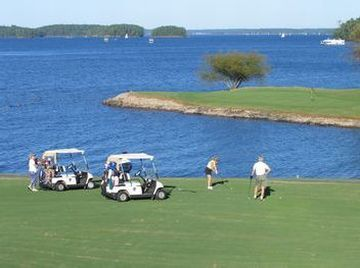
#> input picture csc320/inpainting/code/test_images/golf.jpg, 360 x 268 px
$ python a2_headless.py --source-image-path ../../../inpainting/code/test_images/golf.jpg --source-line-path ../../../inpainting/code/test_images/input-color.jpg --destination-line-path out.png
#> lines starting #> are read from the running program, lines starting #| are printed output that depends on the picture
### csc320/morphing/viscomp/ops/image.py
# CSC320 Fall 2024
# Assignment 1
# (c) Kyros Kutulakos, Towaki Takikawa, Robin Swanson, Esther Lin
#
# UPLOADING THIS CODE TO GITHUB OR OTHER CODE-SHARING SITES IS
# STRICTLY FORBIDDEN.
#
# DISTRIBUTION OF THIS CODE ANY FORM (ELECTRONIC OR OTHERWISE,
# AS-IS, MODIFIED OR IN PART), WITHOUT PRIOR WRITTEN AUTHORIZATION
# BY KYROS KUTULAKOS IS STRICTLY FORBIDDEN. VIOLATION OF THIS
# POLICY WILL BE CONSIDERED AN ACT OF ACADEMIC DISHONESTY.
#
# THE ABOVE STATEMENTS MUST ACCOMPANY ALL VERSIONS OF THIS CODE,
# WHETHER ORIGINAL OR MODIFIED.

import os
import numpy as np
import sys
from PIL import Image


def read_image(path):
    """Loads an image as a Numpy array.

    Args:
        path (str): Path to the image.

    Returns:
        (np.ndarray): [H, W, 4] image. Normalized to [0.0, 1.0].
    """
    if not os.path.exists(path):
        print(f"The path {path} does not exist!")
        sys.exit(0)
    image = np.array(Image.open(path))
#> image is the input picture: shape (268, 360, 3); mean R, G, B 112.8, 144.7, 152
    image = image.astype(np.float32) / 255.0

    # If the image contains no alpha channel, concatenate an alpha channel.
    if image.shape[-1] == 3:
        image = np.concatenate([image, np.ones_like(image[..., 0:1])], axis=-1)
#> image: shape (268, 360, 4) float32
    return image


# [67 lines left out: functions write_image, create_coordinates, normalize_coordinates, unnormalize_coordinates, not called in this run]

### csc320/morphing/viscomp/config_parser.py
# CSC320 Fall 2024
# Assignment 1
# (c) Kyros Kutulakos, Towaki Takikawa, Robin Swanson, Esther Lin
#
# UPLOADING THIS CODE TO GITHUB OR OTHER CODE-SHARING SITES IS
# STRICTLY FORBIDDEN.
#
# DISTRIBUTION OF THIS CODE ANY FORM (ELECTRONIC OR OTHERWISE,
# AS-IS, MODIFIED OR IN PART), WITHOUT PRIOR WRITTEN AUTHORIZATION
# BY KYROS KUTULAKOS IS STRICTLY FORBIDDEN. VIOLATION OF THIS
# POLICY WILL BE CONSIDERED AN ACT OF ACADEMIC DISHONESTY.
#
# THE ABOVE STATEMENTS MUST ACCOMPANY ALL VERSIONS OF THIS CODE,
# WHETHER ORIGINAL OR MODIFIED.

import argparse


def parse_options():
    parser = argparse.ArgumentParser(description="ArgumentParser for CSC320")
    base_group = parser.add_argument_group("base")
    return parser

### csc320/morphing/viscomp/ops/csv.py
# CSC320 Fall 2024
# Assignment 1
# (c) Kyros Kutulakos, Towaki Takikawa, Robin Swanson, Esther Lin
#
# UPLOADING THIS CODE TO GITHUB OR OTHER CODE-SHARING SITES IS
# STRICTLY FORBIDDEN.
#
# DISTRIBUTION OF THIS CODE ANY FORM (ELECTRONIC OR OTHERWISE,
# AS-IS, MODIFIED OR IN PART), WITHOUT PRIOR WRITTEN AUTHORIZATION
# BY KYROS KUTULAKOS IS STRICTLY FORBIDDEN. VIOLATION OF THIS
# POLICY WILL BE CONSIDERED AN ACT OF ACADEMIC DISHONESTY.
#
# THE ABOVE STATEMENTS MUST ACCOMPANY ALL VERSIONS OF THIS CODE,
# WHETHER ORIGINAL OR MODIFIED.

import os
import numpy as np
import pandas as pd
import sys


# [10 lines left out: function write_csv, not called in this run]


def load_csv(path):
    """Loads a path to a csv file with a numpy matrix.

    Args:
        path (str): Path to a CSV file.

    Returns:
        (np.array): The csv file as a numpy matrix.
    """
    if not os.path.exists(path):
        print(f"Path {path} does not exist!")
        sys.exit(0)
    arr = pd.read_csv(path, header=None).to_numpy()
    return arr

### csc320/morphing/app/a2/a2_headless.py
# CSC320 Fall 2024
# Assignment 2
# (c) Kyros Kutulakos, Towaki Takikawa, Robin Swanson, Esther Lin
#
# UPLOADING THIS CODE TO GITHUB OR OTHER CODE-SHARING SITES IS
# STRICTLY FORBIDDEN.
#
# DISTRIBUTION OF THIS CODE ANY FORM (ELECTRONIC OR OTHERWISE,
# AS-IS, MODIFIED OR IN PART), WITHOUT PRIOR WRITTEN AUTHORIZATION
# BY KYROS KUTULAKOS IS STRICTLY FORBIDDEN. VIOLATION OF THIS
# POLICY WILL BE CONSIDERED AN ACT OF ACADEMIC DISHONESTY.
#
# THE ABOVE STATEMENTS MUST ACCOMPANY ALL VERSIONS OF THIS CODE,
# WHETHER ORIGINAL OR MODIFIED.

import os
import sys
import numpy as np
import pandas as pd
import cv2
import tqdm
import viscomp
import viscomp.ops.image as img_ops
import viscomp.ops.csv as csv_ops

if __name__ == "__main__":
    parser = viscomp.parse_options()
    app_group = parser.add_argument_group("app")
    app_group.add_argument(
        "--source-image-path",
        type=str,
        required=True,
        help="Path to the source image to use for the assignment.",
    )
    app_group.add_argument(
        "--destination-image-path",
        type=str,
        help="Path to the destination image to use for the assignment."
        " If this image is provided, the app will enter interpolation mode where the"
        " goal is to interpolate between the two images.",
    )
    app_group.add_argument(
        "--verbose",
        action="store_true",
        help="Set this to print out more debug outputs",
    )
    app_group.add_argument(
        "--param-a",
        type=float,
        default=1e-3,
        help="The a parameter from the Beier-Neely paper.",
    )
    app_group.add_argument(
        "--param-b",
        type=float,
        default=1.6,
        help="The b parameter from the Beier-Neely paper.",
    )
    app_group.add_argument(
        "--param-p",
        type=float,
        default=0.5,
        help="The p parameter from the Beier-Neely paper.",
    )
    app_group.add_argument(
        "--param-t",
        type=float,
        default=1.0,
        help="The t parameter for interpolating between two images.",
    )
    app_group.add_argument(
        "--output-path",
        type=str,
        default="results",
        help="Path to folder to export output image and csv files for the morph lines drawn on the images.",
    )
    app_group.add_argument(
        "--source-line-path",
        type=str,
        required=True,
        help="Path to csv file to import preset left morph lines.",
    )
    app_group.add_argument(
        "--destination-line-path",
        type=str,
        required=True,
        help="Path to csv file to import preset right morph lines.",
    )
    app_group.add_argument(
        "--supersampling", type=int, default=1, help="The patch size for supersampling."
    )
    app_group.add_argument(
        "--vectorize", action="store_true", help="Set this to enable vectorization."
    )
    app_group.add_argument(
        "--reference-solution",
        action="store_true",
        help="Set this to use the precompiled binary to run the reference solution.",
    )
    app_group.add_argument(
        "--bilinear",
        action="store_true",
        help="Set this to enable bilinear interpolation.",
    )
    app_group.add_argument(
        "--debug-grid",
        action="store_true",
        help="Set this to draw a grid to debug morphing.",
    )
    app_group.add_argument(
        "--num-frames",
        type=int,
        default=1,
        help="The number of frames to output for interpolation.",
    )

    args = parser.parse_args()
    if args.reference_solution:
        import sourcedefender
        import viscomp.binaries as algos
    else:
        import viscomp.algos as algos

    source_image = np.flip(img_ops.read_image(args.source_image_path), 0)
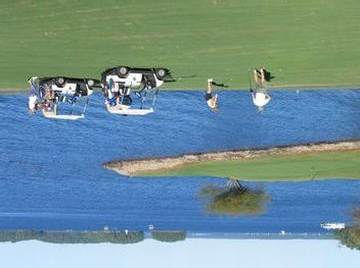
#> source_image: shape (268, 360, 4) float32; mean of channels 0, 1, 2, 3 0.443, 0.567, 0.596, 1; drawn as R, G, B
    if not args.destination_image_path:
        destination_image = np.zeros_like(source_image)
        print(f"Running algorithm on {os.path.abspath(args.source_image_path)}...")
    else:
        destination_image = np.flip(img_ops.read_image(args.destination_image_path), 0)
        if (
            destination_image.shape[0] != source_image.shape[0]
            or destination_image.shape[1] != destination_image.shape[1]
        ):
            print(
                "The source image dimensions should match the destination image dimensions."
                f" Got {source_image.shape} and {destination_image.shape}."
            )
            sys.exit(0)
        print(
            f"Running algorithm on {os.path.abspath(args.source_image_path)} "
            f"and {os.path.abspath(args.destination_image_path)}..."
        )

    if args.debug_grid:
        hi, wi = source_image.shape[:2]
        for i in range(10):
            source_image[i * (hi // 10), :] = 0
            source_image[:, i * (wi // 10)] = 0
        hi, wi = destination_image.shape[:2]
        for i in range(10):
            destination_image[i * (hi // 10), :] = 0
            destination_image[:, i * (wi // 10)] = 0

#> (the run stopped early here; a loop or call above may not have finished)
